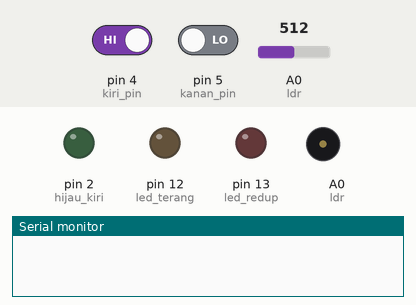
Simulated run of this sketch. Board: Arduino Uno, built with avr-gcc and run on an emulated ATmega328P. On the bench: output pins drawn as LEDs (lit = HIGH), buzzer (waves = sounding), the last lines printed to the serial monitor. Dashed ring = blinking. Inputs (shaded band) come from the test bench; at power-on: pin 4 (kiri_pin) HIGH, pin 5 (kanan_pin) LOW, A0 (ldr) = 512. Pins used as bus, display or sensor lines are not drawn.

Above: at 1.2 s.
1.3 s: pin 4 (kiri_pin) driven LOW
At 2.5 s:
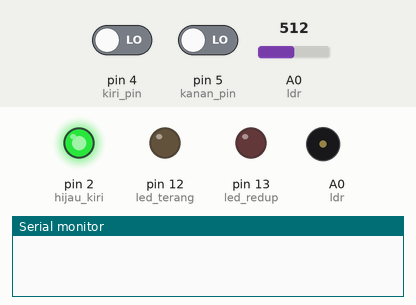
2.8 s: pin 5 (kanan_pin) driven HIGH
At 3.97 s:
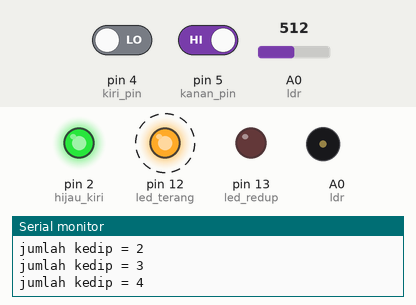
5.8 s: A0 (ldr) set to 190
At 6.5 s:
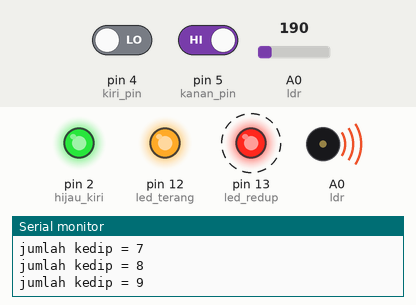
8.8 s: pin 4 (kiri_pin) driven HIGH
At 11.7 s:
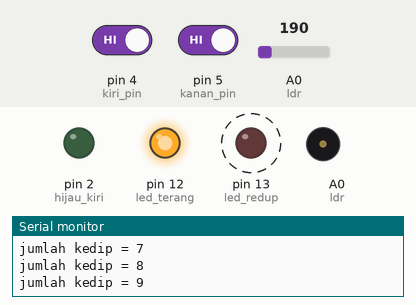
11.8 s: A0 (ldr) set to 210
At 12.27 s:
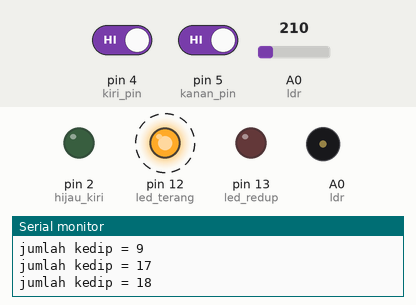
Timing chart, 0 to 15.3 s (numbered marks = the images above; inputs shaded):
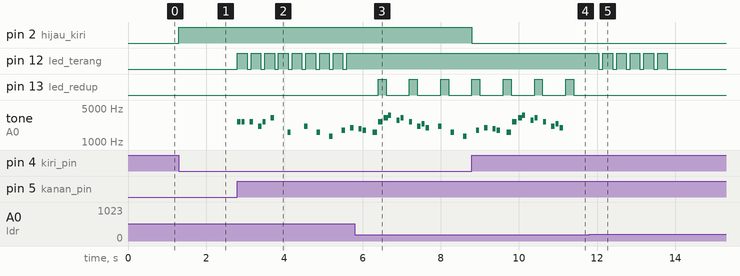

Measured:
- after the input at 1.3 s, pin 2 (hijau_kiri): LOW → HIGH at once
- after the input at 2.8 s, pin 12 (led_terang): alternates HIGH for 0.25 s and LOW for 0.10 s, starting at once; tone on A0 (ldr): plays 2637 Hz for 0.08 s, 2637 Hz for 0.08 s, 2637 Hz for 0.08 s, 2093 Hz for 0.08 s, 2637 Hz for 0.08 s, 3136 Hz for 0.08 s … (12 notes in this stretch), starting at once
- after the input at 5.8 s, pin 12 (led_terang): stops changing and stays HIGH; pin 13 (led_redup): alternates HIGH for 0.20 s and LOW for 0.60 s, starting after 0.60 s
- after the input at 8.8 s, pin 2 (hijau_kiri): HIGH → LOW at once
- after the input at 11.8 s, pin 12 (led_terang): alternates HIGH for 0.25 s and LOW for 0.10 s, 11 changes in all, then stays LOW, starting after 0.25 s; pin 13 (led_redup): stops changing and stays LOW

The sketch:

masuk_adibacollection.ino
```cpp
#include "pitch.h"
#include "melody.h"
////////////////////////////////////////////
////////////// variable ldr ////////////////
byte ldr = A0;
int nilai_ldr;
////////////////////////////////////////////
////////////// variable led ////////////////
int hitung_kedip = 0;
int biru_kanan = 0;
int hijau_kiri = 2;
int led_terang = 12;
int led_redup = 13;
int printahLed = LOW;
int kedip = 0;
int jumlah_flash = 0;
bool untuk_led = false;
unsigned long waktu_flash;
unsigned long waktu_kedipON;
unsigned long waktu_kedipOFF;
unsigned long waktu_led;
unsigned long waktu_led_terang;
unsigned long waktu_led_redup;
unsigned long waktu_led_sekarang;
unsigned long waktu_led_berjalan;
////////////////////////////////////////////
//////////// variable buzzer ///////////////
int buzzer = 14;
int note = 0;
bool untuk_buzzer = false;
unsigned long waktu_buzzer;
unsigned long waktu_buzzer_berjalan;
////////////////////////////////////////////
//////// variable sensor proximity /////////
int kanan_pin = 5;
int kiri_pin = 4;
int kanan_state = 0;
int kiri_state  = 0;
int kanan_stateTerakhir = -1;
int kiri_stateTerakhir  = -1;
int hitung_masuk = 0;
int hitung_keluar = 0;
bool jalan_masuk = false;
bool cekMasuk = false;
bool jalan_keluar = false;
unsigned long waktu_masuk;
unsigned long waktu_stop_masuk;
unsigned long ck;
unsigned long nah;
unsigned long waktu = 8000;
unsigned long waktu_lama = 60000;
unsigned long waktu_depan_lagi;
unsigned long waktuLepas;
////////////////////////////////////////////
void setup(void) {
  Serial.begin(9600);
  pinMode( kanan_pin, INPUT);
  pinMode( kiri_pin , INPUT);
  pinMode(ldr, INPUT);
  pinMode(biru_kanan, OUTPUT);
  pinMode(hijau_kiri, OUTPUT);
  pinMode(led_terang, OUTPUT);
  pinMode(led_redup, OUTPUT);
  pinMode(buzzer, OUTPUT);
}
void loop(void) {
  nilai_ldr = analogRead(ldr);
  kanan_state = digitalRead( kanan_pin );
  kiri_state =  digitalRead( kiri_pin );
  led_indikator();
  masuk();
  di_depan();
//  keluar();
  led_kedip();
  buzzer_music();
}
//////////////////////////// sensor masuk /////////////////////////////
void masuk(){
  if( kanan_state != kanan_stateTerakhir ){
    kanan_stateTerakhir = kanan_state;
      if( (jalan_masuk == false) && ( kanan_state == LOW ) ){
        jalan_masuk = true;
        waktu_masuk = millis();
      }
  }

  if((millis() - waktu_masuk) > 4000) {
        jalan_masuk = false;
//        hitung_masuk = 0;
    }

if((kiri_state == LOW) && (kanan_state == HIGH)){
  if ((cekMasuk == false)&&( jalan_masuk == true)){
      jalan_masuk = false;
      cekMasuk = true;
      waktu_stop_masuk = millis();
      hitung_kedip = 22;
      untuk_led = true;
      untuk_buzzer = true;
//    hitung_masuk++;
    }
}

  if((millis()- waktu_stop_masuk) > 200000){
    cekMasuk = false;
    waktu_stop_masuk = 0;
  }

}
/////////////////////////////// sensor didepan ///////////////////////////////
void di_depan(){
if( kanan_state != kanan_stateTerakhir ){
    kanan_stateTerakhir = kanan_state;
      if( (jalan_masuk == false) && ( kanan_state == LOW ) ){
         waktu_depan_lagi = millis();
      }
}

ck = millis() - waktu_depan_lagi;
  if ( (kanan_state == LOW)&&(kiri_state == HIGH)&&(jalan_keluar ==  false)){
    if(ck == waktu ){
        Serial.println("ada TAMU di Depan TOKO");
         untuk_led = true;
         untuk_buzzer = true;
         hitung_kedip = 12;
      }
      else{}

        if(ck == waktu_lama ){
        Serial.println("ada Orang di Depan TOKO Sudah LAMA");
         untuk_led = true;
         hitung_kedip = 30;
      }
      else {}
  }
}
/////////////////////////// sensor keluar //////////////////////
void keluar(){
 if( kiri_state != kiri_stateTerakhir ){
    kiri_stateTerakhir = kiri_state;
      if( (jalan_keluar == false) && ( kiri_state == LOW ) ){
        jalan_keluar = true;
        waktu_masuk = millis();
      }
  }
 if( (millis() - waktu_masuk) > 1200 ){
    jalan_keluar = false;
  }
 if( jalan_keluar && (kanan_state == LOW) && (kiri_state == HIGH) ){
    jalan_keluar = false;
//    hitung_keluar++;
    hitung_kedip = 3;
    untuk_led = true;
    Serial.println(" * Keluar * ");
  }
}
/////////////////////// led kedip //////////////////////////
void led_kedip(){
 if(untuk_led == true) {
  waktu_led = millis();
  if(nilai_ldr >= 200){
    waktu_led_terang = millis();
    waktu_kedipON = 250;
    waktu_kedipOFF = 100;
      if((printahLed == HIGH) && (waktu_led_terang - waktu_led_sekarang >= waktu_kedipON))
      {
        printahLed = LOW;  // Turn it off
        waktu_led_sekarang = waktu_led_terang;  // Remember the time
        digitalWrite(led_terang , printahLed);
      }
      if ((printahLed == LOW) && (waktu_led_terang - waktu_led_sekarang >= waktu_kedipOFF))
      {
        printahLed = HIGH;
        waktu_led_sekarang = waktu_led_terang;
        digitalWrite(led_terang , printahLed);
        kedip++;
        Serial.print("jumlah kedip = ");
        Serial.println(kedip);
      }

                if (kedip > hitung_kedip){
                    untuk_led = false;
                    printahLed = LOW;
                    digitalWrite(led_terang,printahLed);
                    kedip = 0;
                    waktu_led_terang = 0;
                    waktu_led_sekarang = 0;
                    }
  }


  if(nilai_ldr <= 200){
    waktu_led_redup = millis();
      if((printahLed == HIGH) && (waktu_led_redup - waktu_led_sekarang >= 200))
      {
        printahLed = LOW;
        waktu_led_sekarang = waktu_led_redup;
        digitalWrite(led_redup , printahLed);
      }
      else if ((printahLed == LOW) && (waktu_led_redup - waktu_led_sekarang >= 600))
      {
        printahLed = HIGH;
        waktu_led_sekarang = waktu_led_redup;
        digitalWrite(led_redup , printahLed);
        kedip++;
      }
            if (kedip > hitung_kedip){
                untuk_led = false;
                digitalWrite(led_redup,LOW);
                kedip = 0;
                waktu_led_terang = 0;
                waktu_led_sekarang = 0;
        }
  }
 }

}
/////////////////// led indikator ///////////////////////
void led_indikator(){
  if(kanan_state == LOW){
    digitalWrite(biru_kanan, HIGH);
  }else{
    digitalWrite(biru_kanan, LOW);
  }

  if(kiri_state == LOW){
    digitalWrite(hijau_kiri, HIGH);
  }else{
    digitalWrite(hijau_kiri, LOW);
  }
}
///////////////////// buzzer music //////////////////////
void buzzer_music(){
  if(untuk_buzzer == true){
    waktu_buzzer= millis();
    int durasi = 1000 / tempo[note];
    int pause = durasi * 1.30;
    int size = sizeof(melody) / sizeof(int);

      if ((waktu_buzzer - waktu_buzzer_berjalan >= pause)){
        tone(buzzer , melody[note], durasi);
        note++;
        if (note > size){
          untuk_buzzer = false;
          noTone(buzzer);
          note = 0;
          }

        waktu_buzzer_berjalan = waktu_buzzer;
      }
  }

}
```

pitch.h
```cpp
#define NOTE_B0  31
#define NOTE_C1  33
#define NOTE_CS1 35
#define NOTE_D1  37
#define NOTE_DS1 39
#define NOTE_E1  41
#define NOTE_F1  44
#define NOTE_FS1 46
#define NOTE_G1  49
#define NOTE_GS1 52
#define NOTE_A1  55
#define NOTE_AS1 58
#define NOTE_B1  62
#define NOTE_C2  65
#define NOTE_CS2 69
#define NOTE_D2  73
#define NOTE_DS2 78
#define NOTE_E2  82
#define NOTE_F2  87
#define NOTE_FS2 93
#define NOTE_G2  98
#define NOTE_GS2 104
#define NOTE_A2  110
#define NOTE_AS2 117
#define NOTE_B2  123
#define NOTE_C3  131
#define NOTE_CS3 139
#define NOTE_D3  147
#define NOTE_DS3 156
#define NOTE_E3  165
#define NOTE_F3  175
#define NOTE_FS3 185
#define NOTE_G3  196
#define NOTE_GS3 208
#define NOTE_A3  220
#define NOTE_AS3 233
#define NOTE_B3  247
#define NOTE_C4  262
#define NOTE_CS4 277
#define NOTE_D4  294
#define NOTE_DS4 311
#define NOTE_E4  330
#define NOTE_F4  349
#define NOTE_FS4 370
#define NOTE_G4  392
#define NOTE_GS4 415
#define NOTE_A4  440
#define NOTE_AS4 466
#define NOTE_B4  494
#define NOTE_C5  523
#define NOTE_CS5 554
#define NOTE_D5  587
#define NOTE_DS5 622
#define NOTE_E5  659
#define NOTE_F5  698
#define NOTE_FS5 740
#define NOTE_G5  784
#define NOTE_GS5 831
#define NOTE_A5  880
#define NOTE_AS5 932
#define NOTE_B5  988
#define NOTE_C6  1047
#define NOTE_CS6 1109
#define NOTE_D6  1175
#define NOTE_DS6 1245
#define NOTE_E6  1319
#define NOTE_F6  1397
#define NOTE_FS6 1480
#define NOTE_G6  1568
#define NOTE_GS6 1661
#define NOTE_A6  1760
#define NOTE_AS6 1865
#define NOTE_B6  1976
#define NOTE_C7  2093
#define NOTE_CS7 2217
#define NOTE_D7  2349
#define NOTE_DS7 2489
#define NOTE_E7  2637
#define NOTE_F7  2794
#define NOTE_FS7 2960
#define NOTE_G7  3136
#define NOTE_GS7 3322
#define NOTE_A7  3520
#define NOTE_AS7 3729
#define NOTE_B7  3951
#define NOTE_C8  4186
#define NOTE_CS8 4435
#define NOTE_D8  4699
#define NOTE_DS8 4978
```

Source omitted: melody.h (data table, 988 bytes)
